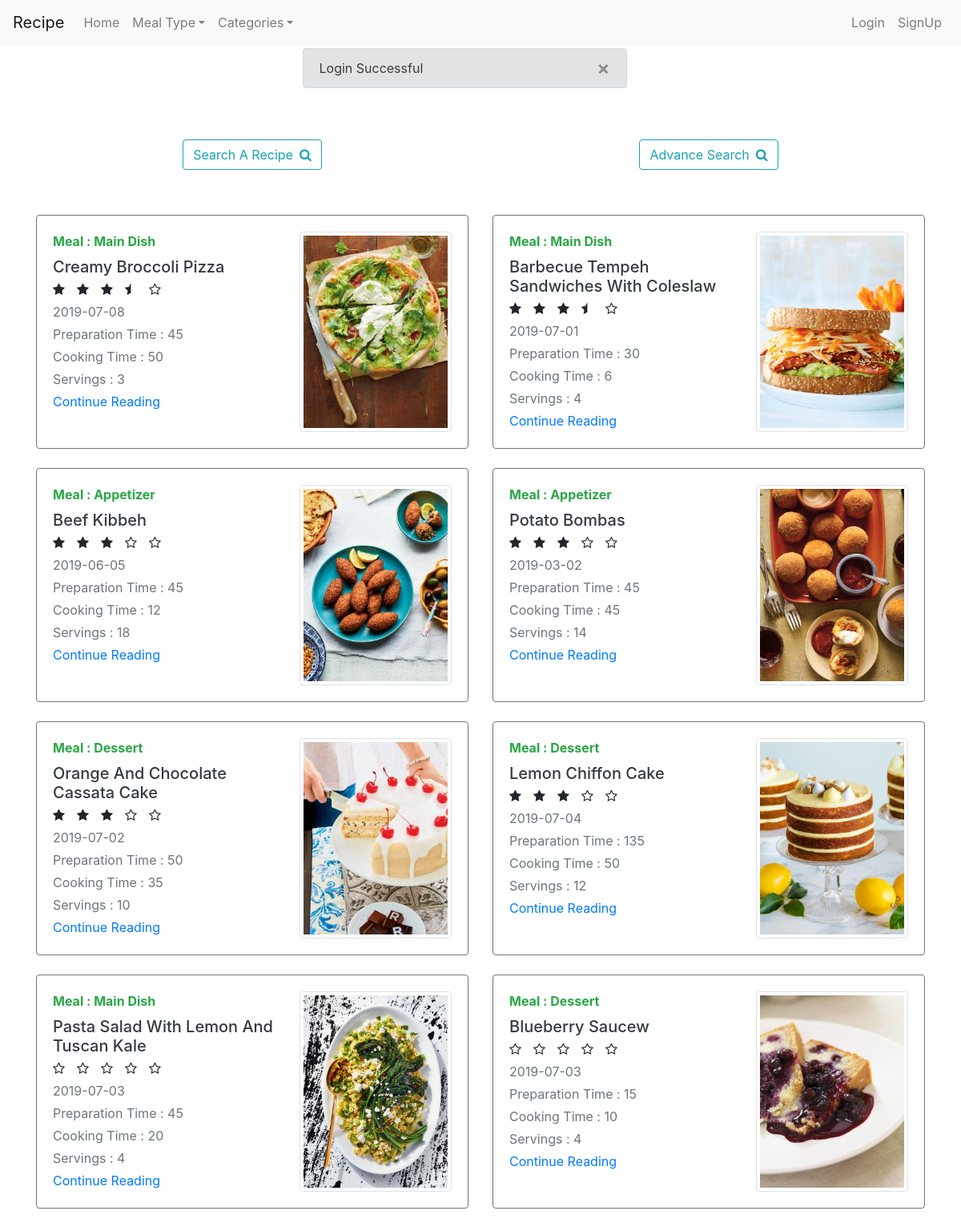
The app's page /member/index.php with its own data.
### tables this page shows
CREATE TABLE `recipe` (
  `recipe_id` int(10) NOT NULL,
  `name` varchar(250) NOT NULL,
  `image_name` varchar(100) NOT NULL,
  `active` int(1) NOT NULL DEFAULT '1',
  `meal_id` int(1) NOT NULL DEFAULT '1',
  `recipe_date` date NOT NULL,
  `preparation_time` int(3) NOT NULL,
  `cooking_time` int(3) NOT NULL,
  `servings` int(2) NOT NULL
);

CREATE TABLE `meal` (
  `meal_id` int(1) NOT NULL,
  `name` varchar(100) NOT NULL,
  `active` int(11) NOT NULL DEFAULT '1'
);

### classes/meal.php (called while the page is built, shortened)
<?php
include_once "recipe.php";
class Meal
{
    public static function MealMenu($mealId = "")
    {
        try {
            $database = Database::GetInstance();
            $connection = $database->Get_Connection();
            if (empty($mealId)) {
                $query = "SELECT name FROM meal where active = 1 ";
                $statement  = $connection->prepare($query);
                $statement->execute();
                $result = $statement->fetchAll(PDO::FETCH_ASSOC);
                foreach ($result as $key => $value) {
                    $result[$key]["link"] = str_replace(' ', '', $value["name"]) . '.php';
                }
                return $result;
            } else {
                $query = "SELECT name FROM meal where active = 1 and meal_id = $mealId";
                $statement  = $connection->prepare($query);
                $statement->execute();
                $result = $statement->fetchColumn();
                return $result;
            }
        } catch (PDOException $e) {
            echo "Encrypt Query Failed : " . $e->getMessage();
        }
    }
}

### classes/recipe.php (the view, shortened to what this page needs)
<?php
include_once 'meal.php';
include_once 'rating.php';
class Recipe
{
    public static function ReadRecipe($mealname = "", $categoryName = "", $recipeId = "")
    {
        try {
            $result = '';
            $database = Database::GetInstance();
            $connection = $database->Get_Connection();
            if (!empty($mealname)) {
                $query = "SELECT recipe.* from recipe ";
                $query .= " join meal on recipe.meal_id = meal.meal_id ";
                $query .= " WHERE meal.name = '$mealname' AND recipe.active = 1";
            } else if (!empty($categoryName)) {
                $query = "SELECT recipe.* FROM recipe ";
                $query .= " JOIN recipe_categories ON recipe.recipe_id = recipe_categories.recipe_id ";
                $query .= " JOIN  categories ON recipe_categories.category_id = categories.category_id ";
                $query .= " WHERE categories.name = '$categoryName' AND recipe.active = 1 ";
            } else {
                $query = "SELECT * FROM recipe WHERE active = 1";
            }
            $statement  = $connection->prepare($query);
            $statement->execute();
            $result = $statement->fetchAll(PDO::FETCH_ASSOC);
            return $result;
        } catch (PDOException $e) {
            echo "ReadRecipe Query Failed: " . $e->getMessage();
            return $result;
        }
    }
    public static function DisplayRecipeCard($array, $isReturn = false)
    {
        if (count($array) != 0) {
            $string = '<div class="row mb-2 mt-5">';
            foreach ($array as $recipe) {
                $string = $string . '<div class="col-lg-6 mb-4">
                <div class="card border-secondary">
                    <div class="card-body" id="recipeCard">
                        <div class="row ">
                            <div class="col-7">
                                <strong class="d-inline-block mb-2 text-success text-capitalize">Meal : ' . Meal::MealMenu($recipe['meal_id']) . '</strong>
                                <h5 class="mb-1">
                                    <a class="text-dark text-capitalize" id="' . $recipe['recipe_id'] . '" href="#">' . $recipe['name'] . '</a>
                                </h5>
                                <div class="mb-1" id="recipeRating-' . $recipe['recipe_id'] . '">' .
                    Rating::DisplayRating($recipe['recipe_id'])
                    . '</div>
                                <div class="mb-1 text-muted">' . $recipe['recipe_date'] . '</div>
                                <div class="mb-1 text-muted">Preparation Time : ' . $recipe['preparation_time'] . '</div>
                                <div class="mb-1 text-muted">Cooking Time : ' . $recipe['cooking_time'] . '</div>
                                <div class="mb-1 text-muted">Servings : ' . $recipe['servings'] . '</div>
                                <a class="text-capitalize" id="' . $recipe['recipe_id'] . '" href="#">Continue reading</a>
                            </div>
                            <div class="col-5">
                                <img class="img-thumbnail" src="./image/' . $recipe['image_name'] . '" style="width: 200px; height: 250px;">
                            </div>
                        </div>
                    </div>
                </div>
            </div>';
            }
            $string = $string . ' </div>';
            if ($isReturn != false) {
                return $string;
            } else {
                echo $string;
            }
        } else {
            return 0;
        }
    }
}

### classes/rating.php (shortened to what this page needs)
<?php
class Rating
{
    public static function Calculate_Rating($recipeID)
    {
        try {
            $query = "SELECT AVG(rating) FROM rating WHERE recipe_id = $recipeID";
            $database = Database::GetInstance();
            $connection = $database->Get_Connection();
            $statement  = $connection->prepare($query);
            $statement->execute();
            $result = $statement->fetchColumn();
            return $result;
        } catch (PDOException $e) {
            echo "Query Failed : " . $e->getMessage();
        }
    }
    public static function DisplayRating($recipeID)
    {
        $rating = self::Calculate_Rating($recipeID);
        $full_stars = floor($rating);
        $empty_stars = 5 - $full_stars;
        $starIndex = $full_stars != 0 ? $full_stars + 1 : $full_stars;
        $str = '<div class="row">';
        for ($i = 1; $i <= $full_stars; $i++) {
            $str .= '<div class="col-1">';
            $str .= '<i class="fa fa-star rating" data-index="' . $i . '" data-recipeID="' . $recipeID . '" data-star="fullStar" id="' . $recipeID . '-' . $i . '" data-toggle="tooltip" data-placement="bottom" title="' . $i . '"></i>';
            $str .= '</div>';
        }
        if ($rating - $full_stars > 0) {
            $str .= '<div class="col-1">';
            $str .= '<i class="fa fa-star-half rating" data-index="' . ($starIndex) . '" data-recipeID="' . $recipeID . '" data-star="halfStar" id="' . $recipeID . '-' . ($starIndex) . '" data-toggle="tooltip" data-placement="bottom" title="' . $starIndex . '"></i>';
            $str .= '</div>';
            $empty_stars--;
        } else {
            $starIndex--;
        }
        if ($empty_stars == 5) {
            $starIndex = 0;
        }
        for ($i = 1; $i <= $empty_stars; $i++) {
            $str .= '<div class="col-1">';
            $str .= '<i class="fa fa-star-o rating" data-index="' . ($starIndex + $i) . '" data-recipeID="' . $recipeID . '" data-star="emptyStar" id="' . $recipeID . '-' . ($starIndex + $i) . '" data-toggle="tooltip" data-placement="bottom" title="' . ($starIndex + $i) . '"></i>';
            $str .= '</div>';
        }
        $str .= '</div>';
        return $str;
    }
}

### records on screen
recipe: meal.name "Main Dish", name "Creamy Broccoli Pizza", recipe_date "2019-07-08", preparation_time "45", cooking_time "50", servings "3", image_name (picture)
recipe: meal.name "Main Dish", name "Barbecue Tempeh Sandwiches With Coleslaw", recipe_date "2019-07-01", preparation_time "30", cooking_time "6", servings "4", image_name (picture)
recipe: meal.name "Appetizer", name "Beef Kibbeh", recipe_date "2019-06-05", preparation_time "45", cooking_time "12", servings "18", image_name (picture)
recipe: meal.name "Appetizer", name "Potato Bombas", recipe_date "2019-03-02", preparation_time "45", cooking_time "45", servings "14", image_name (picture)
recipe: meal.name "Dessert", name "Orange And Chocolate Cassata Cake", recipe_date "2019-07-02", preparation_time "50", cooking_time "35", servings "10", image_name (picture)
recipe: meal.name "Dessert", name "Lemon Chiffon Cake", recipe_date "2019-07-04", preparation_time "135", cooking_time "50", servings "12", image_name (picture)
recipe: meal.name "Main Dish", name "Pasta Salad With Lemon And Tuscan Kale", recipe_date "2019-07-03", preparation_time "45", cooking_time "20", servings "4", image_name (picture)
recipe: meal.name "Dessert", name "Blueberry Saucew", recipe_date "2019-07-03", preparation_time "15", cooking_time "10", servings "4", image_name (picture)

### other values on screen
$brandName "Recipe"
$menu["name"] "Home"
$menu["name"] "Meal Type"
$menu["name"] "Categories"
$menu["name"] "Login"
$menu["name"] "SignUp"
$str "Login Successful"
